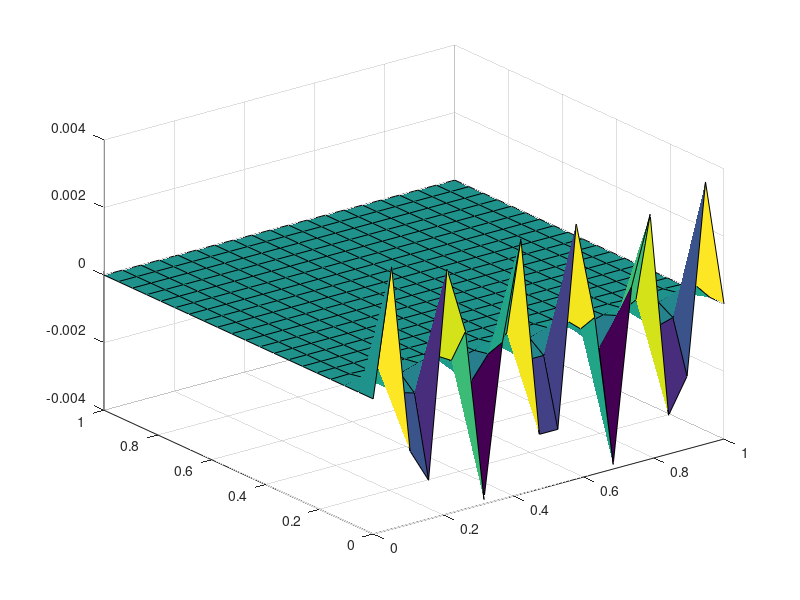

Source code (MATLAB):
clear; clc; close all;

% boundaries
% M = 1; % x boundary
% L = 1; % y boundary

x = linspace(0,1,20);
y = linspace(0,1,20);

% number of terms
n = 10;

% function
f = zeros(length(y),1);
for i = 1 : length(y)
    
    f(i) = y(i)*(1-y(i));
    
end

%terms
u = zeros(length(x),length(y));
un = zeros(length(x),length(y), n);
Xn = zeros(length(x),1);
Yn = zeros(length(y),1);
Cn = zeros(length(y),1);
top = Cn;
bot = Cn;

for i = 1 : n
    
    for j = 1 : length(x)
        
        %define Xn
        Xn(j) = cosh((n+1)*pi*(x(j)-1));
        
        for k = 1 : length(y)
            
            %define Yn
            Yn(k) = sin(pi*y(k)*(n+1));
            
            %define Cn
        
            fun = @(y) y.*(1-y).*sin((n+1)*pi.*y)*2;
            
            top(k) = integral(fun, 0, 1);
            
            fun = @(y) (sin(pi.*y.*(n+1))).^2;
            
            bot(k) = cosh(pi*(n+1))*integral(fun,0,1);
            
            Cn(k) = top(k)/bot(k);
            
            % calculate u
            un(j,k,n) = Xn(j)*Yn(k)*Cn(k);
            
        end
        
    end
    
    % add terms
    u = u + un(:,:,n);
    
end

surf(x,y,u);
